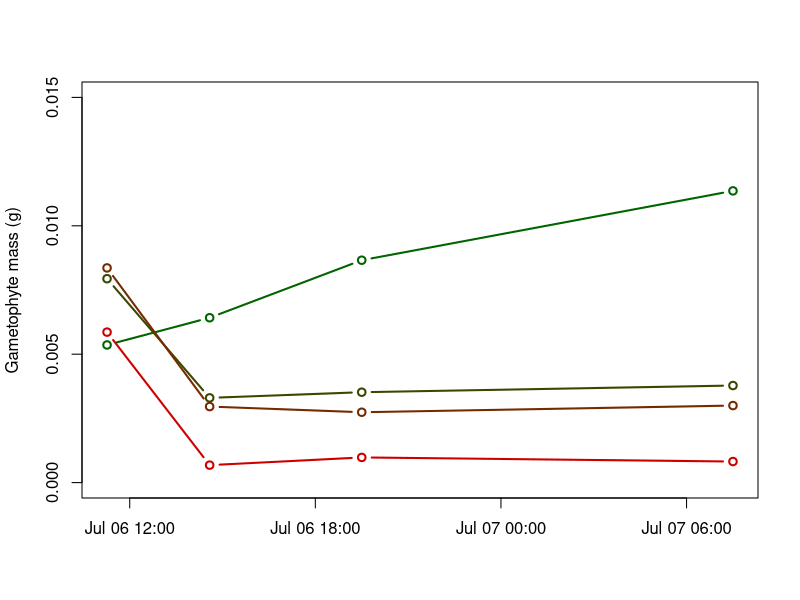
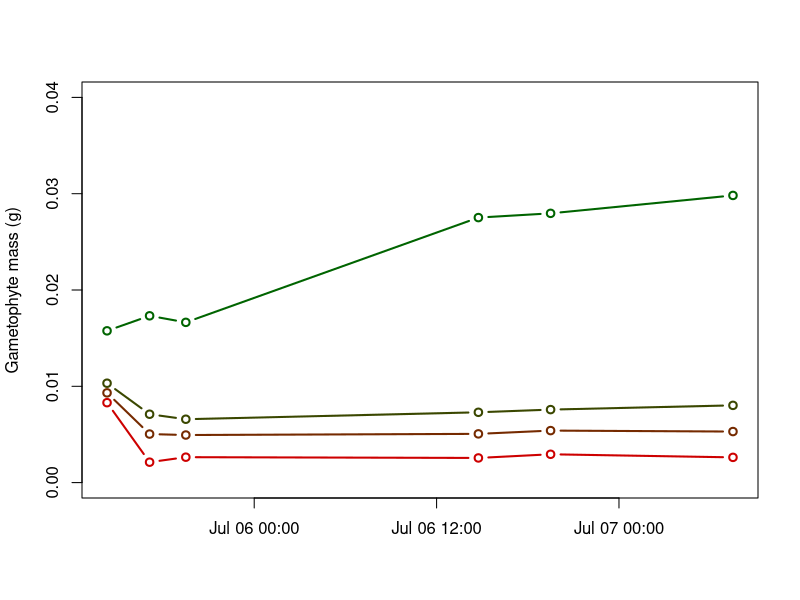

R code for these plots, in order:

### gametophyte dry downs

#1st trial with hemisphytic fern (lomariopsis)

drydown <- read.csv("raw_data/gam_drydown_trial.csv")

# data formatting ---------------------------------------------------------
  drydown$date <- as.Date(drydown$date, format = "%m/%d/%Y",tz='UTC')
  drydown$id <- as.factor(drydown$id)

  #calculate gametophyte mass
  drydown$gam_mass <- with(drydown, total_mass-filter_mass)

  #merge date and time into datetime object
  drydown$datetime <- with(drydown, paste(date, time, sep = " "))
  drydown$datetime <- as.POSIXct(drydown$datetime,tz='UTC', format="%Y-%m-%d %H:%M")
  
  #species subsets
  lomves <- drydown[drydown$species=="lomves",]
  camp <- drydown[drydown$species=="camp",]
  
  #means
  library(doBy)
  camp_agg <- summaryBy(gam_mass ~ salt + drydown_no+datetime, data=camp, 
                        FUN=mean, keep.names = TRUE)
  lomves_agg <- summaryBy(gam_mass ~ salt+datetime, data=lomves, 
                          FUN=mean, keep.names = TRUE)
  
# plot objects ------------------------------------------------------------
chems <- c("Control", "KNo3", "MgSo4", "NaCl")

library(RColorBrewer)
gradient <- colorRampPalette(c("darkgreen", "red3"))
cols <- c(gradient(8)[1],gradient(8)[3],gradient(8)[5],gradient(8)[8])


# plotting ----------------------------------------------------------------
#camp
windows()
plot(gam_mass ~ datetime, col = cols[1],subset(camp_agg, salt== "c"),lwd=2,
     type='b', ylab="Gametophyte mass (g)",xlab="",ylim=c(0, 0.015))
  lines(gam_mass ~ datetime, col = cols[2],subset(camp_agg, salt== "kno3"),lwd=2, type='b')
  lines(gam_mass ~ datetime, col = cols[3],subset(camp_agg, salt== "mgso4"),lwd=2, type='b')
  lines(gam_mass ~ datetime, col = cols[4],subset(camp_agg, salt== "nacl"),lwd=2, type='b')
#lomves
windows()
plot(gam_mass ~ datetime, col = cols[1],subset(lomves_agg, salt== "c"),lwd=2,
       type='b', ylab="Gametophyte mass (g)",xlab="",ylim=c(0, 0.04))
lines(gam_mass ~ datetime, col = cols[2],subset(lomves_agg, salt== "kno3"),lwd=2, type='b')
lines(gam_mass ~ datetime, col = cols[3],subset(lomves_agg, salt== "mgso4"),lwd=2, type='b')
lines(gam_mass ~ datetime, col = cols[4],subset(lomves_agg, salt== "nacl"),lwd=2, type='b')
